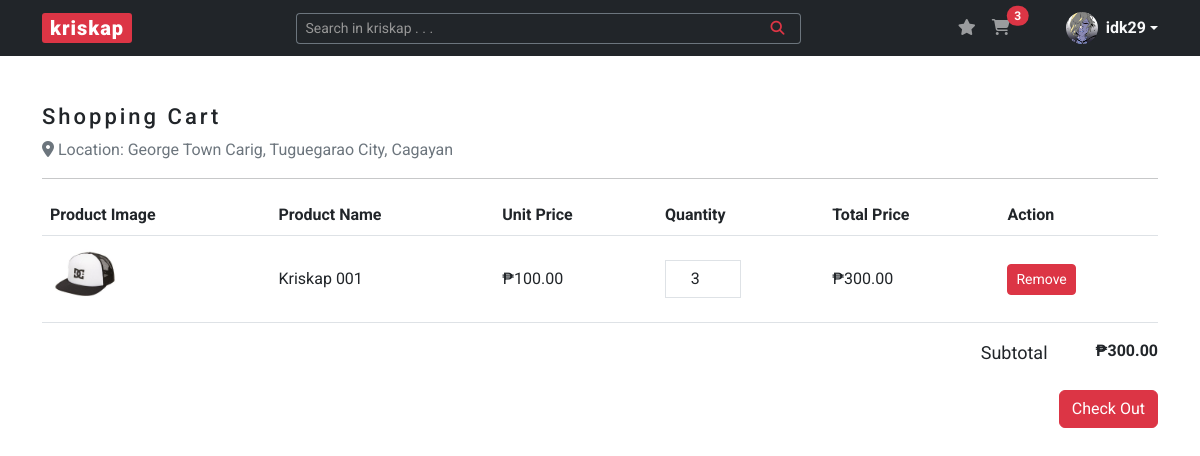
Page /cart (signed in) on the committed database.
### kriskap/models.py (models this page shows)
class User(db.Model, UserMixin):
    __tablename__ = "users"
    id = db.Column(db.Integer, primary_key=True)
    user_type = db.Column(db.String(20), nullable=False)
    username = db.Column(db.String(20), unique=True, nullable=False)
    name = db.Column(db.String(100), nullable=False)
    email = db.Column(db.String(100), unique=True, nullable=False)
    image_file = db.Column(db.String(250), nullable=False, default="default.png")
    password = db.Column(db.String(100), nullable=False)
    carts = relationship("Cart", back_populates="buyer")
    wishlists = relationship("Wishlist", back_populates="wisher")
    addresses = relationship("Address", back_populates="buyer")
    orders = relationship("Order", back_populates="buyer")

class Address(db.Model):
    __tablename__ = "addresses"
    id = db.Column(db.Integer, primary_key=True)
    buyer_id = db.Column(db.Integer, db.ForeignKey("users.id"))
    buyer = relationship("User", back_populates="addresses")
    default = db.Column(db.String(50), nullable=False, default="not_default")
    house = db.Column(db.String(250), nullable=False)
    province = db.Column(db.String(250), nullable=False)
    city = db.Column(db.String(250), nullable=False)
    barangay = db.Column(db.String(250), nullable=False)

class Cart(db.Model):
    __tablename__ = "carts"
    id = db.Column(db.Integer, primary_key=True)
    buyer_id = db.Column(db.Integer, db.ForeignKey("users.id"))
    buyer = relationship("User", back_populates="carts")
    product_id = db.Column(db.Integer, db.ForeignKey("products.id"))
    parent_product = relationship("Product", back_populates="carts")
    quantity = db.Column(db.Integer, nullable=True, default=0)

class Product(db.Model):
    __tablename__ = "products"
    id = db.Column(db.Integer, primary_key=True)
    stripe_price = db.Column(db.String(60), unique=True, nullable=False)
    name = db.Column(db.String(60), unique=True, nullable=False)
    stock = db.Column(db.Integer, nullable=False)
    price = db.Column(db.Integer, nullable=False)
    image_file = db.Column(db.String(250), nullable=False)
    carts = relationship("Cart", back_populates="parent_product")
    wishlists = relationship("Wishlist", back_populates="parent_product")
    orders = relationship("Order", back_populates="parent_product")

### kriskap/carts/routes.py (the view)
@carts.route("/cart")
@login_required
def cart():
    carts = Cart.query.filter_by(buyer_id=current_user.id).all()
    return render_template("cart.html", title="Cart", carts=carts)

### kriskap/models.py (called while the page is built)
@login_manager.user_loader
def load_user(user_id):
    return User.query.get(int(user_id))

### kriskap/templates/cart.html (shortened to what this page needs)
{% extends "base.html" %}
{% block content %}
    <section id="section-cart" class="content-section">
        <div class="row justify-content-center">
            <div class="col-lg-12">
                <h3>Shopping Cart</h3>
                {% if current_user.addresses %}
                    {% for address in current_user.addresses %}
                        {% if address.default == "default" %}
                            <p class="text-secondary"><i class="fa-solid fa-location-dot"></i> Location: {{ address.house + ' ' + address.barangay + ', ' + address.city + ', ' + address.province }}</p>
                        {% endif %}
                    {% endfor %}
                {% else %}
                    <p class="text-secondary"><i class="fa-solid fa-location-dot"></i> Add shipping address <a href="{{ url_for('addresses.address') }}" class="text-danger">here.</a></p>
                {% endif %}
                <hr>
                {% if current_user.carts %}
                <table class="table">
                    <thead>
                        <tr>
                        <th scope="col" id="sample">Product Image</th>
                        <th scope="col">Product Name</th>
                        <th scope="col">Unit Price</th>
                        <th scope="col">Quantity</th>
                        <th scope="col">Total Price</th>
                        <th scope="col">Action</th>
                        </tr>
                    </thead>
                    <tbody>
                        {% for cart in carts %}
                            <tr class="align-middle">
                                <td><img width="70px" src="{{ url_for('static', filename='img/product_pics/' + cart.parent_product.image_file) }}" alt="Image Preview" class="image_view"></td>
                                <td>{{ cart.parent_product.name }}</td>
                                <td>{{ "₱{:,.2f}".format(cart.parent_product.price) }}</td>
                                <td class="td-input-quantity">
                                    <input onkeypress="return (event.charCode !=8 && event.charCode == 0 || (event.charCode >= 48 && event.charCode <= 57))" min="1" type="number" id="quantityChange{{ cart.id }}" cart_id = "{{ cart.id }}" value="{{ cart.quantity }}" class="quantityChange form-control text-center rounded-0 w-50">
                                </td>
                                <td id="cartNumber{{ cart.id }}" class="total-price">
                                    {{ "₱{:,.2f}".format(cart.parent_product.price * cart.quantity) }}
                                </td>
                                <td><a class="btn btn-danger btn-sm" href="{{ url_for('carts.remove_cart', cart_id=cart.id) }}" class="text-danger">Remove</a></td>
                            </tr>
                        {% endfor %}
                    </tbody>
                </table>
                {% endif %}
            </div>
            {% if current_user.carts %}
            <div class="col-lg-12">
                <div class="cart-subtotal d-flex justify-content-end mb-4">
                    <span class="cart-subtotal-title">Subtotal</span>
                    <span id="cart_subtotal" class="cart-subtotal-price ms-5">
                        {% set subtotal = [] %}
                        {{ "₱{:,.2f}".format(subtotal | sum) }}
                    </span>
                </div>
                <div class="mb-3 text-end">
                    {% if current_user.addresses %}
                        {% for address in current_user.addresses %}
                            {% if address.default == "default" %}
                                <form action="{{ url_for('checkout.create_checkout_session') }}" method="POST">
                                    <button type="submit" id="checkout-button" class="btn btn-danger">Check Out</button>
                                </form>
                            {% endif %}
                        {% endfor %}
                    {% else %}
                        <a href="{{ url_for('addresses.address') }}" class="btn btn-danger">Go to Address <i class="fa-solid fa-arrow-right"></i></a>
                    {% endif %}
                </div>
            </div>
            {% else %}
            <div class="text-center mt-4">
                <p class="text-muted">Your cart is currently empty.</p>
                <a href="{{ url_for('main.home') }}" class="btn btn-danger">Go Shopping Now</a>
            </div>
             {% endif %}
        </div>
    </section>
{% endblock %}

### kriskap/templates/base.html (shortened to what this page needs)
<!DOCTYPE html>
<html lang="en">
<head>
    <link rel="stylesheet" href="https://cdn.jsdelivr.net/npm/bootstrap@5.3.0-alpha1/dist/css/bootstrap.min.css">
    <link rel="stylesheet" href="{{ url_for('static', filename='css/styles.css') }}">
</head>
<body>
    <header>
        <nav class="navbar navbar-expand-lg navbar-dark bg-dark">
            <div class="container">
                <a class="navbar-brand px-2 py-0" href="{{ url_for('main.home') }}">kriskap</a>
                <div class="collapse navbar-collapse" id="navbarSupportedContent">
                    <form method="POST" action="{{ url_for('products.search_product') }}" class="d-flex ms-auto form-search w-50" role="search">
                        <div class="input-group input-group-sm">
                            <input name="search-product" type="text" class="form-control text-bg-dark border-secondary border-end-0" placeholder="Search in kriskap . . ." aria-label="Search in kriskap . . ." aria-describedby="button-addon">
                            <button class="btn btn-outline-danger border-start-0 border-secondary" type="submit" id="button-addon"><i class="fa-solid fa-magnifying-glass px-2"></i></button>
                        </div>
                    </form>
                    <ul class="navbar-nav ms-auto mb-2 mb-lg-0 notification-cart">
                        <li class="nav-item">
                            <a href="{{ url_for('wishlists.wishlist') }}" class="nav-link d-inline-block">
                                <i class="fa-solid fa-star"></i>
                            </a>
                        </li>
                        <li class="nav-item me-5">
                            <a href="{{ url_for('carts.cart') }}" class="nav-link position-relative d-inline-block">
                                <i class="fa-solid fa-cart-shopping"></i>
                                {% if current_user.is_authenticated %}
                                    <span id="cartTotal" class="position-absolute start-100 translate-middle badge rounded-pill bg-danger">
                                        {% set items = [] %}
                                        {{ items | sum }}
                                    </span>
                                {% endif %}
                            </a>
                        </li>
                        {% if current_user.is_authenticated %}
                        <li class="dropdown d-flex align-items-center">
                            <a href="#" class="d-flex align-items-center text-light text-decoration-none dropdown-toggle" data-bs-toggle="dropdown" aria-expanded="false">
                                <img src="{{ url_for('static', filename='img/profile_pics/' + current_user.image_file) }}" alt="" width="32" height="32" class="rounded-circle me-2">
                                <strong>{{ current_user.username }}</strong>
                            </a>
                        </li>
                        {% endif %}
                    </ul>
                </div>
            </div>
        </nav>
    </header>
    <main class="container mt-5">
        {% block content %} {% endblock %}
    </main>
</body>
</html>

### kriskap/static/css/styles.css (style rules this page uses)
body { font-family: 'Roboto', sans-serif; color: #212529; }
h3, legend { font-size: 1.375rem; font-weight: 500; line-height: 1.65rem; letter-spacing: 3px; }
a { color: #212529; text-decoration: none; }
.navbar-brand { background-color: #DC3545; border-radius: 3px; font-weight: 900; letter-spacing: 1px; }
.form-control::placeholder { color: #979797; opacity: 1; }
.td-input-quantity { width: 15%; }
.cart-subtotal-title { font-size: 1.125rem; }
.cart-subtotal-price { font-weight: 700; }

### rows in the picture
User: image_file (picture), username "idk29"
Address: house+barangay+city "George Town Carig, Tuguegarao City, Cagayan"
Cart: image_file (picture), parent_product.name "Kriskap 001", quantity "3"
Product: parent_product.price "₱100.00", cart.parent_product.price*cart.quantity "₱300.00"

### other values in the picture
{{ items | sum }} "3"
{{ "₱{:,.2f}".format(subtotal | sum) }} "₱300.00"
